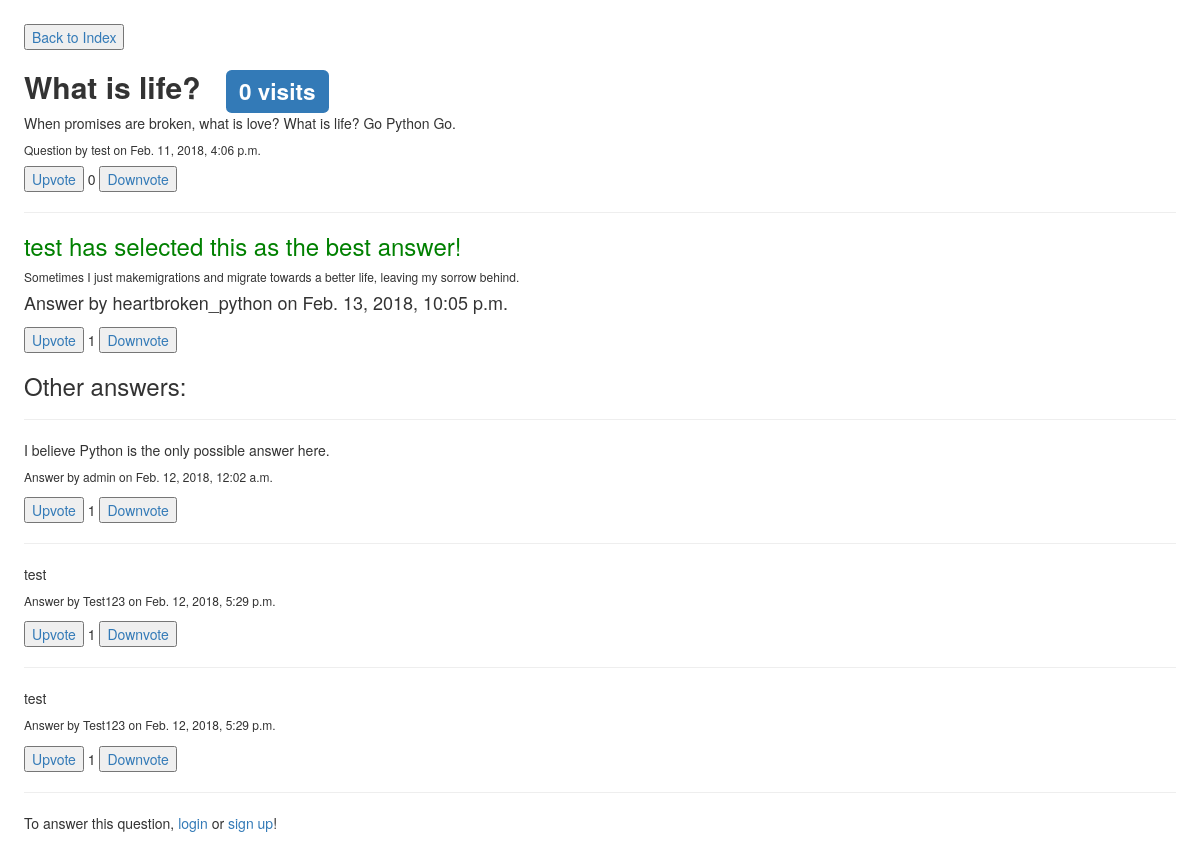
/questions/1/, run on an earlier commit of the app's database.
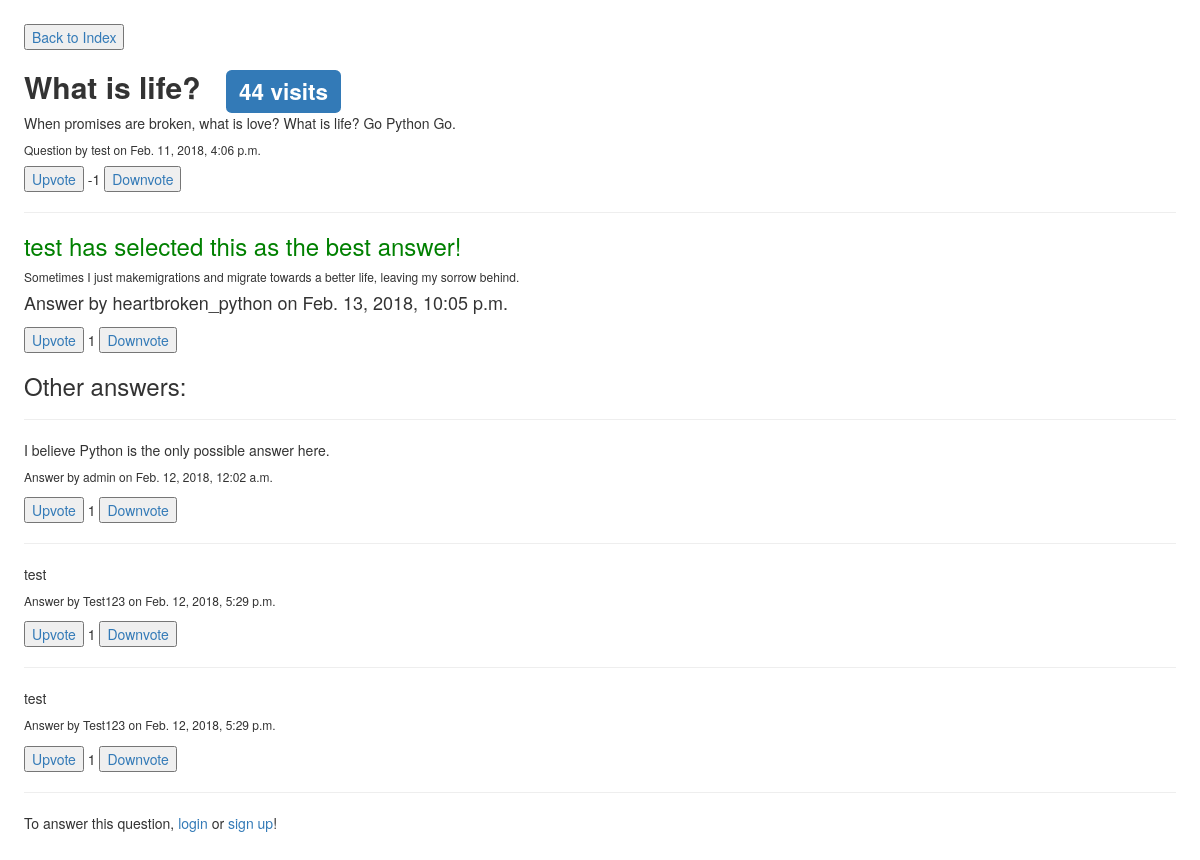
And on a later commit of the database.
### qa_web/models.py (models this page shows, shortened)
class Post(models.Model):
    content = models.TextField(null=True)
    owner = models.ForeignKey(settings.AUTH_USER_MODEL, null= True, on_delete=models.SET_NULL)
    creation_date = models.DateTimeField(auto_now_add=True)
    upvotes = models.IntegerField(default=0)
    downvotes = models.IntegerField(default=0)
    class Meta:
        abstract = True
    @property
    def score(self):
        return self.upvotes - self.downvotes

class Questions(Post):
    title = models.CharField(max_length=300, null=True)
    visits = models.IntegerField(default=0)
    voters = models.ManyToManyField(settings.AUTH_USER_MODEL, related_name='q_voters', through='Vote')

class User(AbstractUser):
    age = models.IntegerField(null =True)
    birthday = models.DateField(null = True)
    motherland=models.TextField(max_length=100, null =True)
    school = models.TextField(max_length=100, null =True)
    major = models.CharField(max_length=50, null =True)
    city = models.TextField(max_length=100, null=True)
    """
      The below code has a purpose that a user profile will be created when
      a user is created

     """

### qa_web/views.py (the view)
# urls.py: path('questions/<int:id_>/', views.answers, name='answers'),
def answers(request, id_):
    q = get_object_or_404(Questions, pk=id_)
    answer_id = [int(key.replace('select_', '')) for key in request.POST.keys() if key.startswith('select_')]
    if request.method == 'POST' and 'answer_form' in request.POST: #Update's database when somebody answers a question
        form = AnswersForm(request.POST)
        if form.is_valid():
            Answers.objects.create(content=request.POST['content'], owner=request.user, question=q)
    elif request.method == 'POST' and 'deselect' in request.POST:  #Update's database when somebody deselects best answer.
        updateAnswer = Answers.objects.filter(question=q, correct_answer=True).last()
        updateAnswer.correct_answer = False
        updateAnswer.save()
    elif answer_id: #Update's database when somebody selects a best answer.
        updateAnswer = Answers.objects.get(id = answer_id[0])
        updateAnswer.correct_answer = True
        updateAnswer.save()
    elif any(key.startswith("comment_form_answer") for key in request.POST.keys()):
        answer_id = [int(key.replace('comment_form_answer_', '')) for key in request.POST.keys() if key.startswith('comment_form')]
        a = Answers.objects.get(id = answer_id[0])
        c = Comments(content=request.POST['content'], owner=request.user, answer=a)
        c.save()
    q_answers = Answers.objects.filter(question=q, correct_answer=False)
    q_best_answer = Answers.objects.filter(question=q, correct_answer=True)
    q_comments = Comments.objects.filter(question=q)
    a_comments = Comments.objects.filter(answer__question=q)
    if request.user.is_authenticated:
        q.visits += 1
        q.save()
    if len(q_best_answer) > 0:
        q_best_answer = q_best_answer.last()
    return render(request, 'qa_web/answerspage.html', {'currentQuestion': q, 'answers': q_answers, 'bestAnswer': q_best_answer, 'q_comments': q_comments, 'a_comments': a_comments})

### qa_web/templates/qa_web/answerspage.html (shortened to what this page needs)
{% load static %}
<html>
  <head>
    <link rel="stylesheet" href="{% static 'css/pagedown.css' %}" />
    <link rel="stylesheet" href="{% static 'css/base.css' %}" />
    <link rel="stylesheet" href="https://maxcdn.bootstrapcdn.com/bootstrap/3.3.7/css/bootstrap.min.css">
  </head>
  <body>
  <a href="../../"><button>Back to Index</button></a>
  <div id="question">
      <h2><b>{{ currentQuestion.title }}</b> &nbsp <span class="label label-primary">{{ currentQuestion.visits }} visits</span></h2>
      <p>{{ currentQuestion.content }}</p>
      <h6>Question by {{ currentQuestion.owner }} on {{ currentQuestion.creation_date }}</h6>
      <a id='upvote_{{ currentQuestion.id }}_question'><button>Upvote</button></a>
      <span id='score_{{ currentQuestion.id }}_question'>{{ currentQuestion.score }}</span>
      <a id='downvote_{{ currentQuestion.id }}_question'><button>Downvote</button></a>
      <hr>
  </div>
  <div id="answers">
  {% if bestAnswer %}
      <form id="deselect_form" method="post">
          {% if user == currentQuestion.owner %}
              <h3 class="good_answer">You have selected this as the best answer!</h3>
          {% else %}
              <h3 class="good_answer">{{currentQuestion.owner}} has selected this as the best answer!</h3>
          {% endif %}
          <h6>{{ bestAnswer.content }}</h6>
          <h4>Answer by {{ bestAnswer.owner }} on {{ bestAnswer.creation_date }}</h4>
      </form>
      <a id='upvote_{{ bestAnswer.id }}_answer'><button>Upvote</button></a>
      <span id='score_{{ bestAnswer.id }}_answer'>{{ bestAnswer.score }}</span>
      <a id='downvote_{{ bestAnswer.id }}_answer'><button>Downvote</button></a>
      <h3>Other answers:</h3>
      <hr>
  {% endif %}
  {% for answer in answers %}
      <form id="select{{ answer.id }}_form" method="post">
          <p>{{ answer.content }}</p>
          <h6>Answer by {{ answer.owner }} on {{ answer.creation_date }}</h6>
      </form>
      <a id='upvote_{{ answer.id }}_answer'><button>Upvote</button></a>
      <span id='score_{{ answer.id }}_answer'>{{ answer.score }}</span>
      <a id='downvote_{{ answer.id }}_answer'><button>Downvote</button></a>
      <hr>
  {% empty %}
    <h3>Be the first to answer this question!</h3>
  {% endfor %}
  </div>
  {% if user.is_authenticated %}
    <h3>Got answers? Why not share them!</h3>
    <form id="answer_form" method="post">
        {% csrf_token %}
        <div id="wmd-button-bar"></div>
        <textarea id="wmd-input" name="content" class="wmd-input"></textarea>
        <div id="wmd-preview" class="wmd-panel wmd-preview"></div>
        <input type="submit" name="answer_form" value="Submit your answer"/>
    </form>
  {% else %}
   <p>To answer this question, <a href="/login">login</a> or <a href="/signup">sign up</a>!</p>
  {% endif %}
  </body>
</html>

What changed in the data, as far as the page shows it:
changed Questions "What is life?": visits "0" → "44"; score "0" → "-1"
